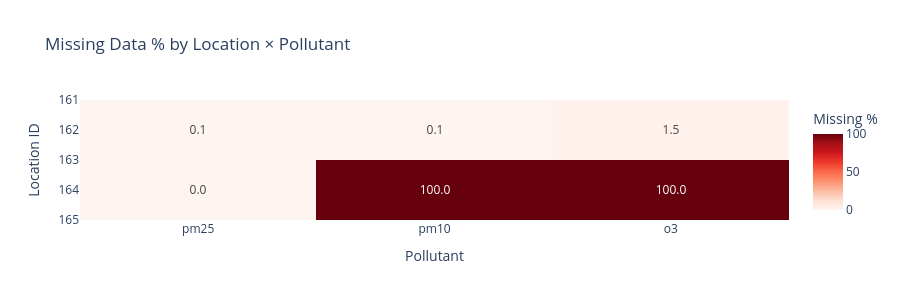

Notebook code for this chart:
### Markdown cell above
## 8. Missing Data Heatmap

### Code cell
raw_pollutants = [c for c in ["pm25", "pm10", "o3", "no2", "so2", "co"] if c in wide.columns]

miss_by_loc = (
    wide.groupby("location_id")[raw_pollutants]
    .apply(lambda g: g.isnull().mean() * 100)
    .round(1)
)

fig = px.imshow(
    miss_by_loc,
    text_auto=".1f",
    color_continuous_scale="Reds",
    title="Missing Data % by Location × Pollutant",
    labels={"color": "Missing %", "x": "Pollutant", "y": "Location ID"},
    template="plotly_white",
)
fig.update_layout(height=max(300, 60 * len(miss_by_loc) + 150))
fig.show()

### Figure 1 — Plotly figure (JSON) as saved in the notebook; plotly's stock layout.template omitted (floating-point values rounded to 4 significant figures)
{"data": [{"coloraxis": "coloraxis", "hovertemplate": "Pollutant: %{x}<br>Location ID: %{y}<br>Missing %: %{z}<extra></extra>", "name": "0", "texttemplate": "%{z:.1f}", "type": "heatmap", "x": ["pm25", "pm10", "o3"], "xaxis": "x", "y": [162, 164], "yaxis": "y", "z": [[0.1, 0.1, 1.5], [0, 100, 100]]}], "layout": {"coloraxis": {"colorbar": {"title": {"text": "Missing %"}}, "colorscale": [[0, "rgb(255,245,240)"], [0.125, "rgb(254,224,210)"], [0.25, "rgb(252,187,161)"], [0.375, "rgb(252,146,114)"], [0.5, "rgb(251,106,74)"], [0.625, "rgb(239,59,44)"], [0.75, "rgb(203,24,29)"], [0.875, "rgb(165,15,21)"], [1, "rgb(103,0,13)"]]}, "height": 300, "title": {"text": "Missing Data % by Location × Pollutant"}, "xaxis": {"anchor": "y", "constrain": "domain", "domain": [0, 1], "scaleanchor": "y", "title": {"text": "Pollutant"}}, "yaxis": {"anchor": "x", "autorange": "reversed", "constrain": "domain", "domain": [0, 1], "title": {"text": "Location ID"}}}}
